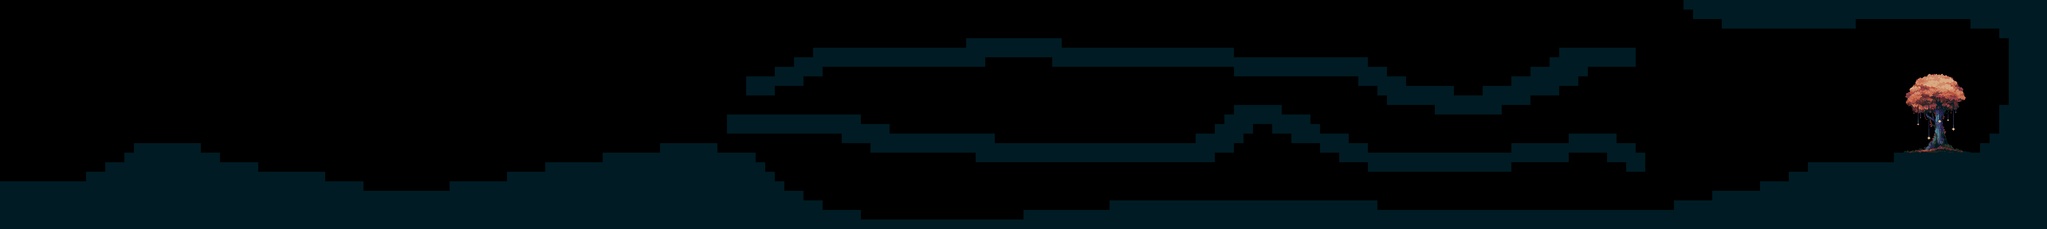

Below is a game level as drawn by its tile map, then a one-line description and the .tmx that defines it (tile-layer data replaced by summaries):
An orthogonal 214x24 tile map with 32x32 px tiles, 1 tile layer (Tile Layer 1).

<map version="1.4" tiledversion="1.4.2" orientation="orthogonal" renderorder="right-down" width="214" height="24" tilewidth="32" tileheight="32" infinite="0" nextlayerid="2" nextobjectid="1">
 <tileset firstgid="1" source="modifiedspringstar.tsx" />
 <layer id="1" name="Tile Layer 1" width="214" height="24">
  <data>[5136 cells, 1628 non-empty, 64 distinct tile ids]</data>
 </layer>
</map>
